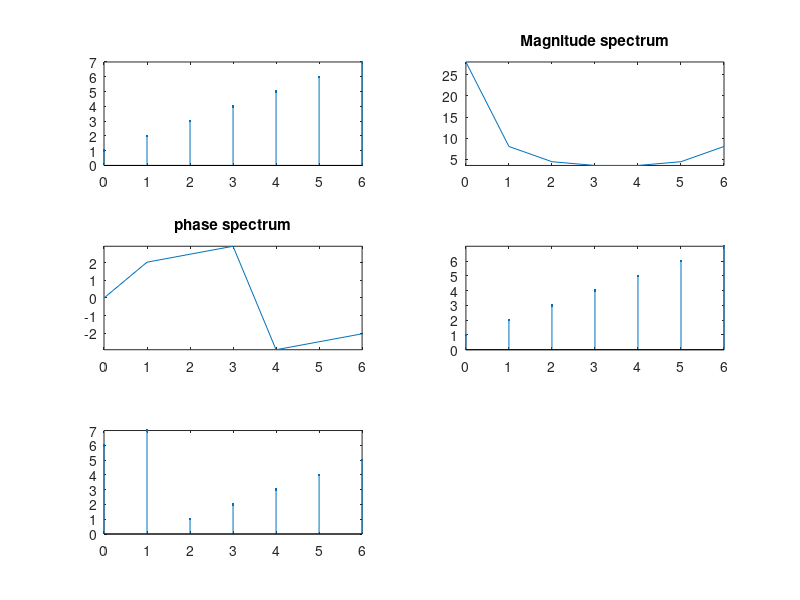

Here is the MATLAB script that generated this plot:
clc; #... Clear command line
clear all; #... Clear variables
close all; #... Clear figures

#... Discrete Fourier Transform

xInput = [1 2 3 4 5 6 7]
nPoint = length(xInput); #... How many point dft
n = 0:nPoint-1 #... Time(n)
xLength = length(xInput);
subplot(3,2,1);
stem(n, xInput, ".");

if(nPoint < xLength)
  error("Can not perform dft. Point should be >= length");
endif

xInput = [xInput zeros(1,nPoint-xLength)];

for k = 0:nPoint-1
  xD(k+1) = 0;
  for n = 0:nPoint-1
    xD(k+1) = xD(k+1)+xInput(n+1)*exp(-i*2*pi*k*n/nPoint);
  endfor
endfor

#... Ploting magnitude
n = 0:nPoint-1;
subplot(3,2,2);
plot(n, abs(xD));
axis tight;
title("Magnitude spectrum");

#... Ploting phase
n = 0:nPoint-1
subplot(3,2,3);
plot(n, angle(xD));
axis tight;
title("phase spectrum");

#... Inverse Discrete Fourier Transform

for k = 0:nPoint-1
  xInv(k+1) = 0;
  for n = 0:nPoint-1
    xInv(k+1) = xInv(k+1)+xD(n+1)*exp(i*2*pi*n*k/nPoint);
  endfor
  xInv(k+1) = xInv(k+1)/nPoint;
endfor

#... Ploting Inverse DFT
n = 0:nPoint-1
subplot(3,2,4);
stem(n, xInv, ".");
axis tight;

#... Time shifting property
m = 2;
for k = 0:nPoint-1
  xD(k+1) = xD(k+1)*exp(-i*2*pi*k*m/nPoint);
endfor

for k = 0:nPoint-1
  xInv(k+1) = 0;
  for n = 0:nPoint-1
    xInv(k+1) = xInv(k+1)+xD(n+1)*exp(i*2*pi*n*k/nPoint);
  endfor
  xInv(k+1) = xInv(k+1)/nPoint;
endfor

#... Ploting shifted Inverse DFT
n = 0:nPoint-1
subplot(3,2,5);
stem(n, xInv, ".");
axis tight;
